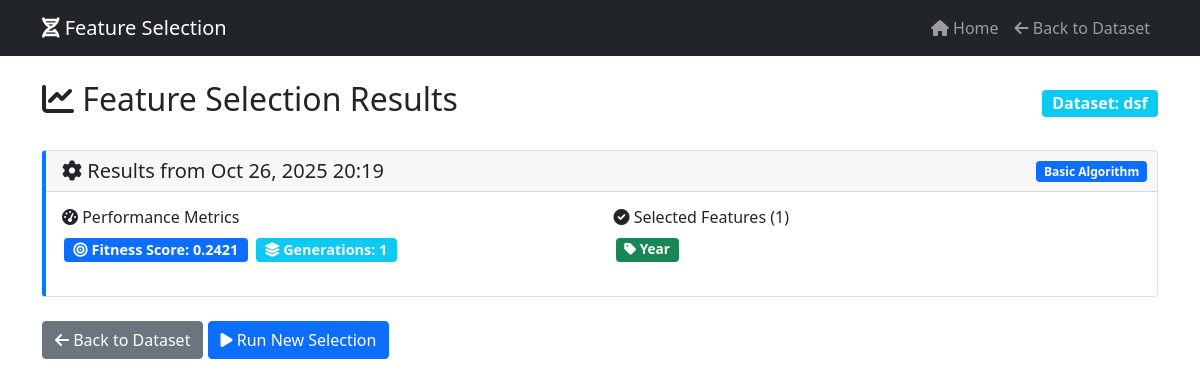
/dataset/1/results/1/, run on the app's committed database.
### genetic_features/models.py (models this page shows, shortened)
class Dataset(models.Model):
    name = models.CharField(max_length=200)
    file = models.FileField(upload_to='datasets/')
    uploaded_at = models.DateTimeField(auto_now_add=True)

class FeatureSelection(models.Model):
    dataset = models.ForeignKey(Dataset, on_delete=models.CASCADE)
    selected_features = models.JSONField()
    fitness_score = models.FloatField()
    generation = models.IntegerField()
    created_at = models.DateTimeField(auto_now_add=True)
    detailed_results = models.JSONField(null=True, blank=True)  # للنتائج المفصلة من الخوارزمية المتقدمة
    algorithm_type = models.CharField(max_length=50, default='basic')  # نوع الخوارزمية المستخدمة
    class Meta:
        ordering = ['-fitness_score']

### genetic_features/views.py (the view)
# urls.py: path('dataset/<int:dataset_id>/results/<int:selection_id>/', views.SelectionResultsView.as_view(), name='selection_results'),
class SelectionResultsView(DetailView):
    model = FeatureSelection
    template_name = 'genetic_features/results.html'
    context_object_name = 'selection'
    pk_url_kwarg = 'selection_id'
    def get_context_data(self, **kwargs):
        context = super().get_context_data(**kwargs)
        context['dataset'] = Dataset.objects.get(pk=self.kwargs['dataset_id'])
        return context

### genetic_features/templates/genetic_features/results.html (shortened to what this page needs)
<!DOCTYPE html>
<html lang="en">
<head>
    <link href="https://cdn.jsdelivr.net/npm/bootstrap@5.1.3/dist/css/bootstrap.min.css" rel="stylesheet">
    <link href="https://cdnjs.cloudflare.com/ajax/libs/font-awesome/6.0.0/css/all.min.css" rel="stylesheet">
</head>
<body>
    <nav class="navbar navbar-expand-lg navbar-dark bg-dark">
        <div class="container">
            <a class="navbar-brand" href="{% url 'dataset_list' %}">
                <i class="fas fa-dna"></i> Feature Selection
            </a>
            <div class="navbar-nav ms-auto">
                <a class="nav-link" href="{% url 'dataset_list' %}">
                    <i class="fas fa-home"></i> Home
                </a>
                <a class="nav-link" href="{% url 'dataset_detail' dataset.id %}">
                    <i class="fas fa-arrow-left"></i> Back to Dataset
                </a>
            </div>
        </div>
    </nav>
    <div class="container mt-4">
        <div class="row">
            <div class="col-12">
                <div class="d-flex justify-content-between align-items-center mb-4">
                    <h2><i class="fas fa-chart-line"></i> Feature Selection Results</h2>
                    <span class="badge bg-info fs-6">Dataset: {{ dataset.name }}</span>
                </div>
                {% if selection %}
                <div class="card result-card position-relative">
                    {% if selection.algorithm_type == 'advanced' %}
                        <span class="badge bg-success algorithm-badge">
                    {% else %}
                        <span class="badge bg-primary algorithm-badge">
                    {% endif %}
                        {{ selection.algorithm_type|title }} Algorithm
                    </span>
                    <div class="card-header">
                        <h5 class="mb-0">
                            <i class="fas fa-cog"></i>
                            Results from {{ selection.created_at|date:"M d, Y H:i" }}
                        </h5>
                    </div>
                    <div class="card-body">
                        <div class="row">
                            <div class="col-md-6">
                                <h6><i class="fas fa-tachometer-alt"></i> Performance Metrics</h6>
                                <div class="mb-3">
                                    <span class="badge bg-primary metric-badge">
                                        <i class="fas fa-bullseye"></i>
                                        Fitness Score: {{ selection.fitness_score|floatformat:4 }}
                                    </span>
                                    <span class="badge bg-info metric-badge">
                                        <i class="fas fa-layer-group"></i>
                                        Generations: {{ selection.generation }}
                                    </span>
                                </div>
                            </div>
                            <div class="col-md-6">
                                <h6><i class="fas fa-check-circle"></i> Selected Features ({{ selection.selected_features|length }})</h6>
                                <div class="mb-3">
                                    {% for feature in selection.selected_features %}
                                        <span class="badge bg-success feature-badge">
                                            <i class="fas fa-tag"></i> {{ feature }}
                                        </span>
                                    {% endfor %}
                                </div>
                            </div>
                        </div>
                    </div>
                </div>
                {% else %}
                <div class="alert alert-warning">
                    <i class="fas fa-exclamation-triangle"></i>
                    No results found for this selection.
                </div>
                {% endif %}
                <div class="mt-4">
                    <a href="{% url 'dataset_detail' dataset.id %}" class="btn btn-secondary">
                        <i class="fas fa-arrow-left"></i> Back to Dataset
                    </a>
                    <a href="{% url 'run_feature_selection' dataset.id %}" class="btn btn-primary">
                        <i class="fas fa-play"></i> Run New Selection
                    </a>
                </div>
            </div>
        </div>
    </div>
</body>
</html>

### genetic_features/templates/genetic_features/results.html (style rules this page uses)
.result-card { border-left: 4px solid #007bff; margin-bottom: 20px; }
.metric-badge { font-size: 0.9em; margin: 2px; }
.feature-badge { margin: 2px; font-size: 0.85em; }
.algorithm-badge { position: absolute; top: 10px; right: 10px; }

### data on the page
Dataset: name "dsf"
FeatureSelection: algorithm_type "Basic", created_at "Oct 26, 2025 20:19", fitness_score "0.2421", generation "1", selected_features|length "1"

### other printed values
{{ feature }} "Year"
